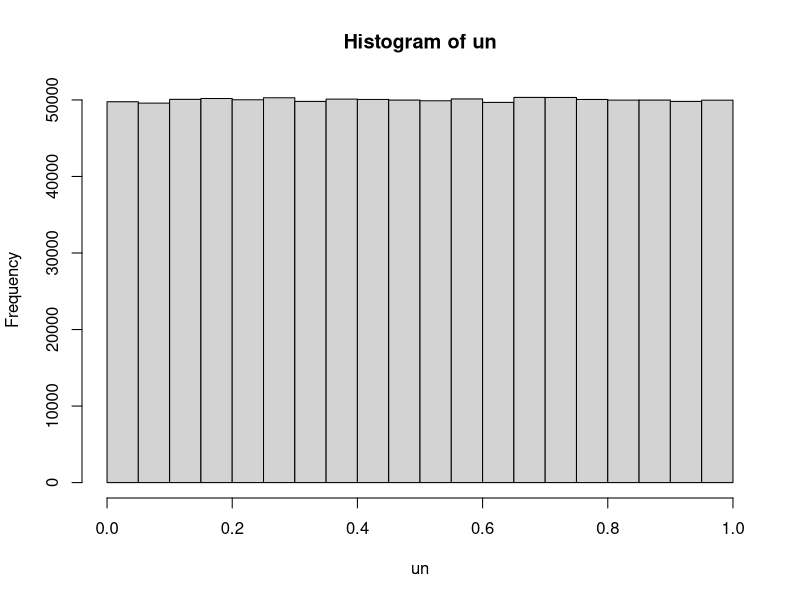
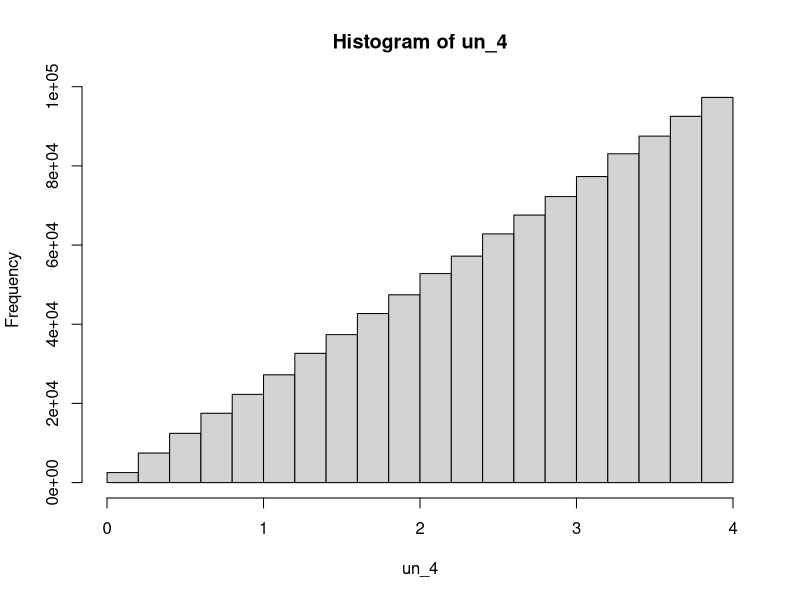

Here is the R script that generated these plots, in order:
## ---- chunk 1
un <- runif(1000000)

hist(un)

## ---- chunk 2
un_4 <- 4*(un^(1/2))
## ---- chunk 3
hist(un_4)
## ---- chunk 4
ex <- mean(un_4)

ex2 <- mean(un_4^2)

ex2 - ex^2
             
## ---- chunk 5
demand <- rnorm(1000000,100000,25000)
## ---- chunk 6
sales_vol = pmin(demand,120000)

## ---- chunk 7
actual <- sales_vol*20
## ---- chunk 8
mean(actual)
